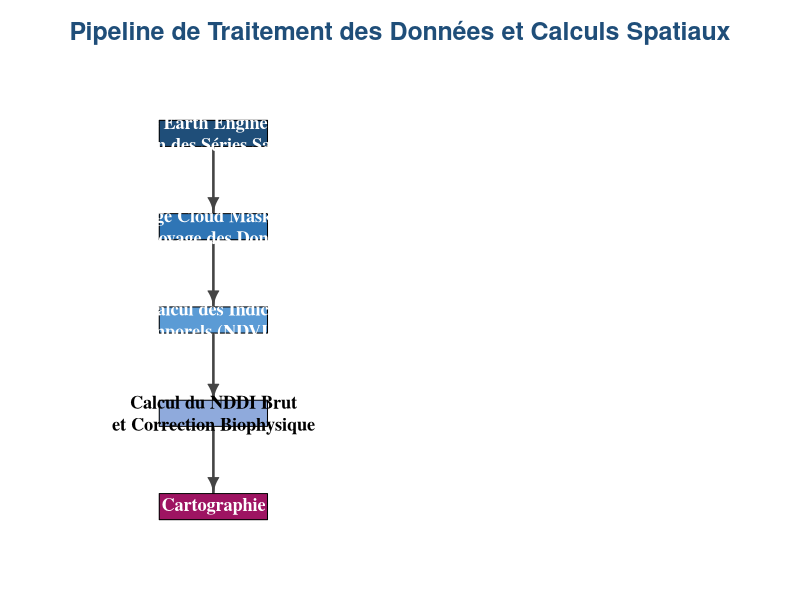

The R source for this figure:
# =========================================================================
# GÉNÉRATION DU DIAGRAMME PIPELINE MÉTHODOLOGIQUE (HAUTE RÉSOLUTION)
# =========================================================================
if(!require(igraph)) install.packages("igraph")
library(igraph)

# 1. Définition linéaire et focalisée du pipeline (Strictement cadré)
edges <- c(
  "Google Earth Engine (GEE)\nExtraction des Séries Satellitaires", "Filtrage Cloud Masking &\nNettoyage des Données",
  "Filtrage Cloud Masking &\nNettoyage des Données",                  "Calcul des Indices\nSpatiotemporels (NDVI / NDWI)",
  "Calcul des Indices\nSpatiotemporels (NDVI / NDWI)",                  "Calcul du NDDI Brut\net Correction Biophysique",
  "Calcul du NDDI Brut\net Correction Biophysique",                  "Cartographie"
)

# 2. Création et configuration du graphe structurel
g <- graph_from_edgelist(matrix(edges, ncol=2, byrow=TRUE), directed=TRUE)

# 3. Alignement vertical strict (Pipeline en cascade descendante)
co <- layout_as_tree(g, root=1)

# 4. ÉTAPE 1 : OUVERTURE DE LA FENÊTRE À L'ÉCRAN (Lisibilité Maximale)
dev.new(width = 11, height = 9, noRStudioGD = TRUE)

# Redimensionnement des marges pour éliminer les espaces vides inutiles
par(mar = c(1, 1, 3, 1))

# 5. ÉTAPE 2 : RENDU GRAPHIQUE À L'ÉCRAN
plot(g, 
     layout = co,
     vertex.shape = "rectangle",
     
     # Dimensions des rectangles adaptées aux textes longs
     vertex.size = 58,          # Largeur de la boîte
     vertex.size2 = 14,         # Hauteur de la boîte
     
     # Code couleur sobre et professionnel (Dégradé logique)
     vertex.color = c("#1f4e79", "#2f75b5", "#5b9bd5", "#8faadc", "#9e1462"),
     
     # Propriétés du texte (Grand et bien contrasté)
     vertex.label.color = c("white", "white", "white", "black", "white"),
     vertex.label.font = 2,     # Police en Gras (Bold)
     vertex.label.cex = 1.1,    # Taille augmentée du texte pour la lisibilité
     
     # Propriétés des flèches directionnelles
     edge.arrow.size = 0.8,
     edge.arrow.width = 1.1,
     edge.width = 2.5,
     edge.color = "#444444",
     
     # Titre général du livrable académique
     main = "")

title("Pipeline de Traitement des Données et Calculs Spatiaux", 
      cex.main = 1.5, font.main = 2, col.main = "#1f4e79", line = 1)

# 6. ÉTAPE 3 : ENREGISTREMENT AUTOMATIQUE HAUTE RÉSOLUTION (Après affichage)
# Cette fonction copie fidèlement le rendu actif à l'écran vers un fichier PNG
dev.copy(png, filename = "pipeline_methodologique_highres.png", 
         width = 3300, height = 2700, res = 300)

# Fermeture du périphérique de copie (indispensable pour finaliser le fichier PNG)
dev.off()
